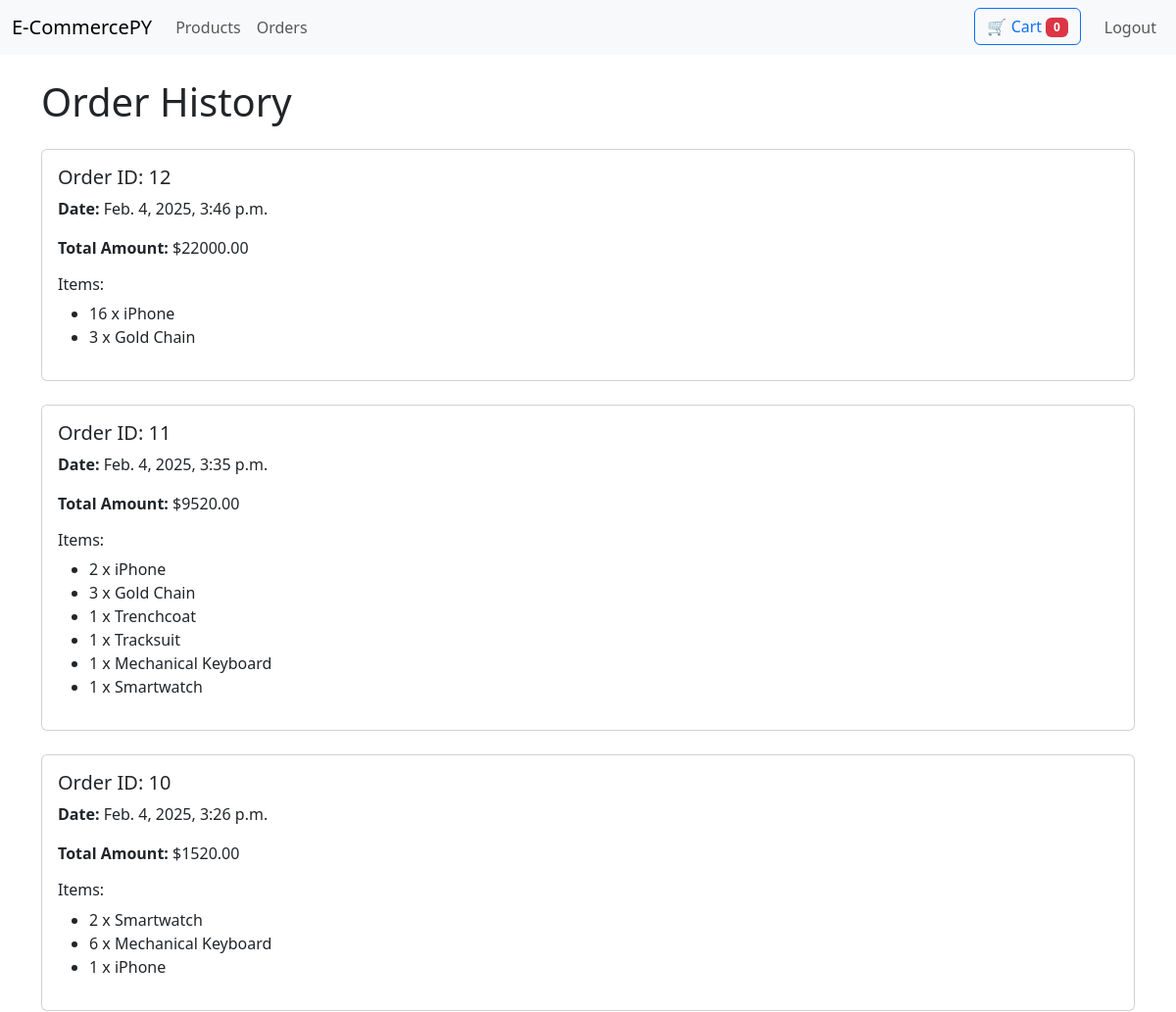
/products/orders/ (signed in, upper part), run on an earlier commit of the app's database.
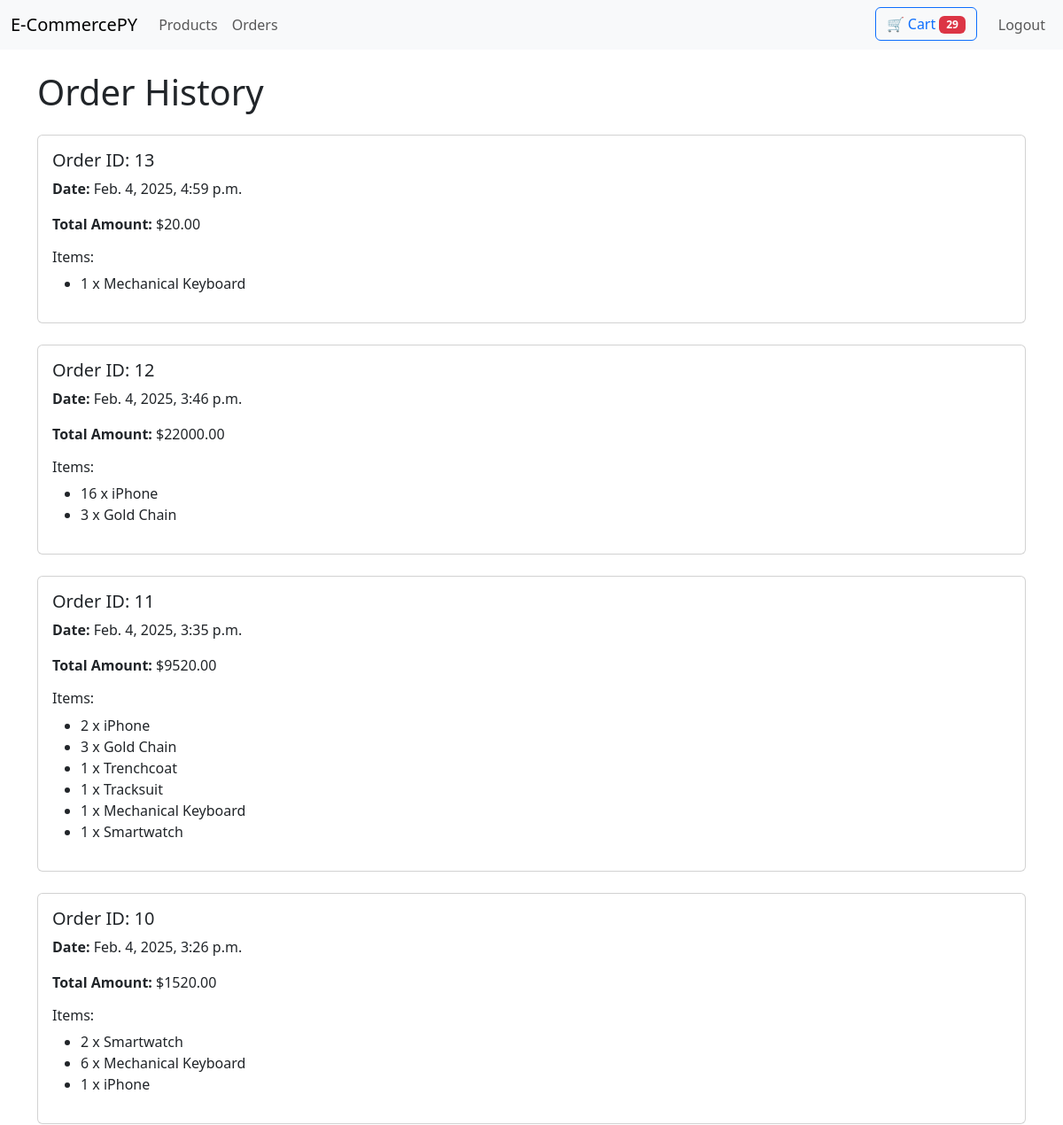
And on a later commit of the database.
### product/models.py (models this page shows, shortened)
class Order(models.Model):
    user = models.ForeignKey(User, on_delete=models.CASCADE, null=True, blank=True)  # Link the order to the user
    customer_name = models.CharField(max_length=100)  # Optional for non-logged-in orders
    email = models.EmailField()  # Optional for non-logged-in orders
    total_amount = models.DecimalField(max_digits=10, decimal_places=2)  # Total cost of the order
    date = models.DateTimeField(auto_now_add=True)  # Date and time the order was placed

class OrderItem(models.Model):
    order = models.ForeignKey(Order, on_delete=models.CASCADE, related_name="items")  # Link to the parent order
    product = models.ForeignKey('Product', on_delete=models.CASCADE)  # Link to the product
    quantity = models.PositiveIntegerField()  # Quantity of the product

class Product(models.Model):
    name = models.CharField(max_length=100)
    description = models.TextField()
    price = models.DecimalField(max_digits=10, decimal_places=2)
    stock = models.PositiveIntegerField()
    image = models.ImageField(upload_to='products/')
    category = models.CharField(max_length=50)

### product/views.py (the view)
# urls.py: path('orders/', order_history, name='order_history'),
@login_required
def order_history(request):
    orders = Order.objects.filter(user=request.user).order_by('-date')  # Get all orders for the user
    return render(request, 'order_history.html', {'orders': orders})

### product/context_processors.py (called while the page is built)
def cart_count(request):
    total_cart_quantity = 0
    if request.user.is_authenticated:
        total_cart_quantity = sum(item.quantity for item in CartItem.objects.filter(user=request.user))
    return {"total_cart_quantity": total_cart_quantity}

### product/templates/order_history.html (shortened to what this page needs)
{% extends 'base.html' %}
{% block content %}
<h1 class="mb-4">Order History</h1>
{% for order in orders %}
<div class="card mb-4">
    <div class="card-body">
        <h5 class="card-title">Order ID: {{ order.id }}</h5>
        <p><strong>Date:</strong> {{ order.date }}</p>
        <p><strong>Total Amount:</strong> ${{ order.total_amount }}</p>
        <h6>Items:</h6>
        <ul>
            {% for item in order.items.all %}
            <li>{{ item.quantity }} x {{ item.product.name }}</li>
            {% endfor %}
        </ul>
    </div>
</div>
{% empty %}
<p>You have no orders yet.</p>
{% endfor %}
{% endblock %}

What changed in the data, as far as the page shows it:
added Order: id "13", date "Feb. 4, 2025, 4:59 p.m.", total_amount "20.00"
added OrderItem: quantity "1", product.name "Mechanical Keyboard", shown under "13"
Also different on the page:
{{ total_cart_quantity }}: "0" → "29"
